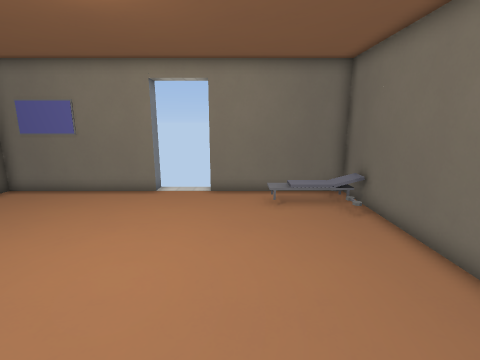
[1] (above)

12 first-person views from a walk through a level from a Godot 3-D game. The camera is 1.4 m above the floor, tilts 12° down and sees 85° across. The floor is counted in squares, 0.5 m on a side. Each view is taken from the middle of a square. On the plan, view 1 faces up. The plan holds only what a view shows up to about 19 squares ahead; the rest is blank. Surface patterns are stand-ins for the level's own textures.

[2]
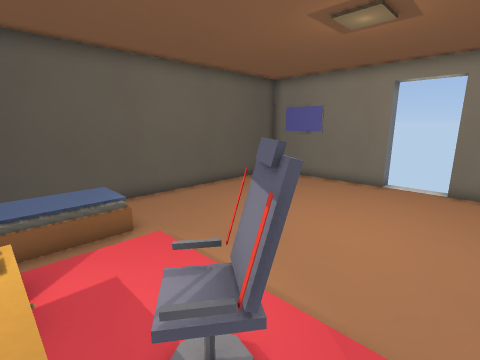

[3]
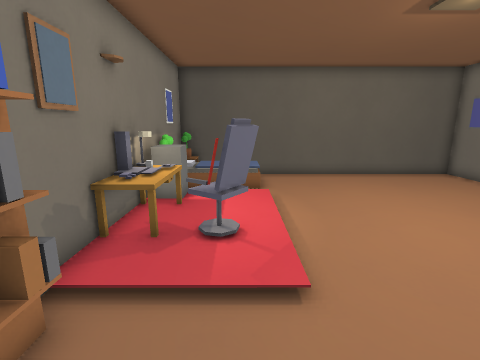

[4]
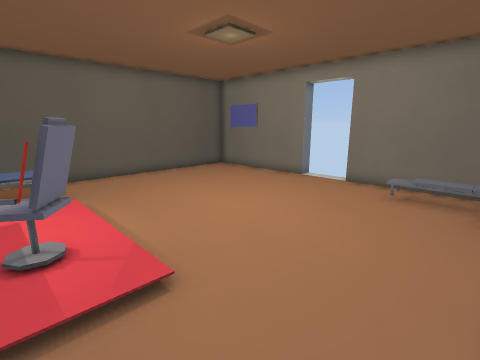

[5]
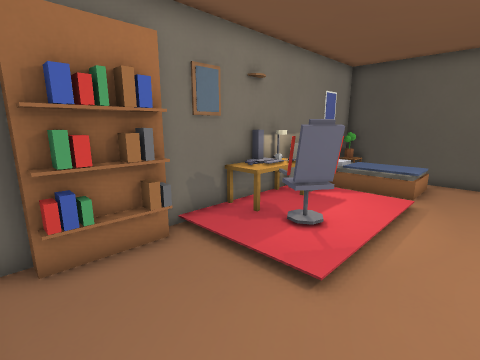

[6]
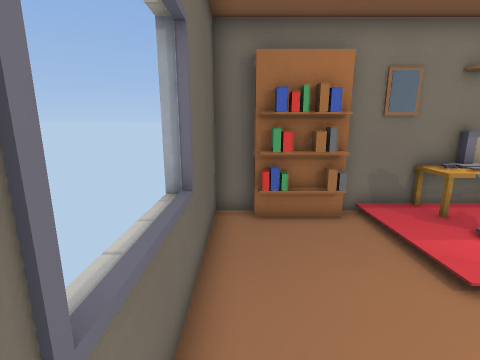

[7]
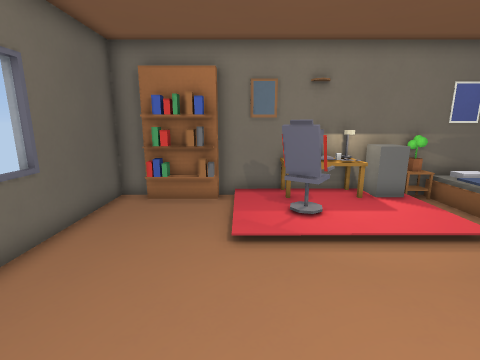

[8]
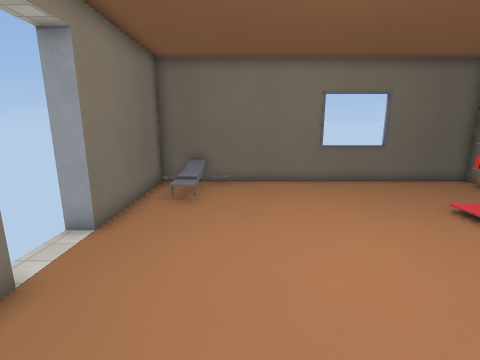

[9]
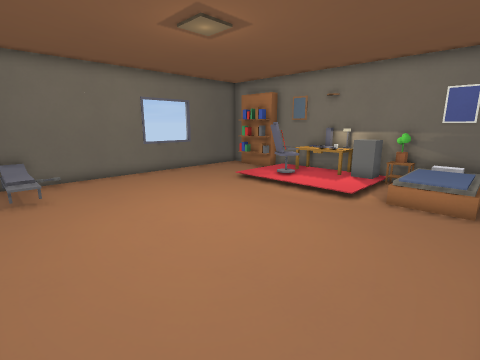

[10]
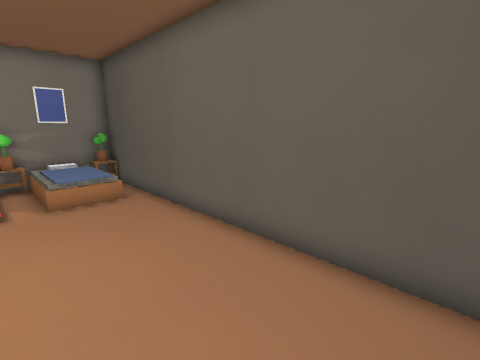

[11]
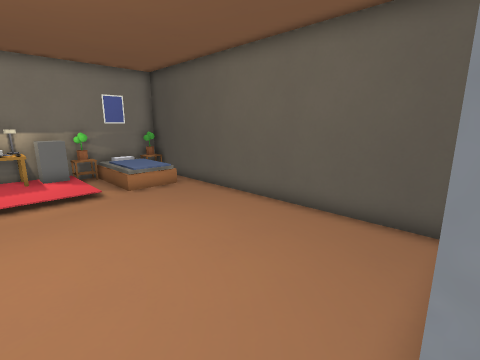

[12]
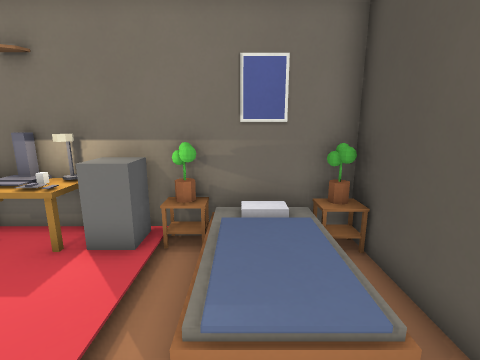

### Floor plan
Key: @ floor where view 1 was taken; # wall or solid block; . main floor; : floor 0.25 m higher than the main floor; + floor 0.5 m higher than the main floor; / step, stairs or slope; = window, fence, low wall or low ledge; B bench; C chair; E desk; K bookshelf; L lamp; O other object.
Columns run from 11 left of view 1 to 5 right of it. Each row starts with its distance up from view 1.
 13        #  #
 12 ########::#######
 11 #............../#
 10 #.........../+++B
  9 #............../#
  8 #...............#
  7 #...............#
  6 #...............#
  5 #...............#
  4 #...............#
  3 #...............=
  2 #...............=
  1 #....///////....#
  0 #.  ./::/CC@....#
 -1 #.  ./   #C/....#
 -2 #.  .OOOEE /KKK.#
 -3 #####OOLEE##KKK##

Positions as (right, up) in squares from view 1, and headings:
1: (0, 0), facing up
2: (0, -2), facing up-left
3: (4, 0), facing left
4: (4, -1), facing up-left
5: (4, 3), facing down-left
6: (4, 5), facing down
7: (0, 7), facing down
8: (-8, 8), facing right
9: (-10, 11), facing down-right
10: (-6, 11), facing down-left
11: (-3, 12), facing down-left
12: (-8, 3), facing down
